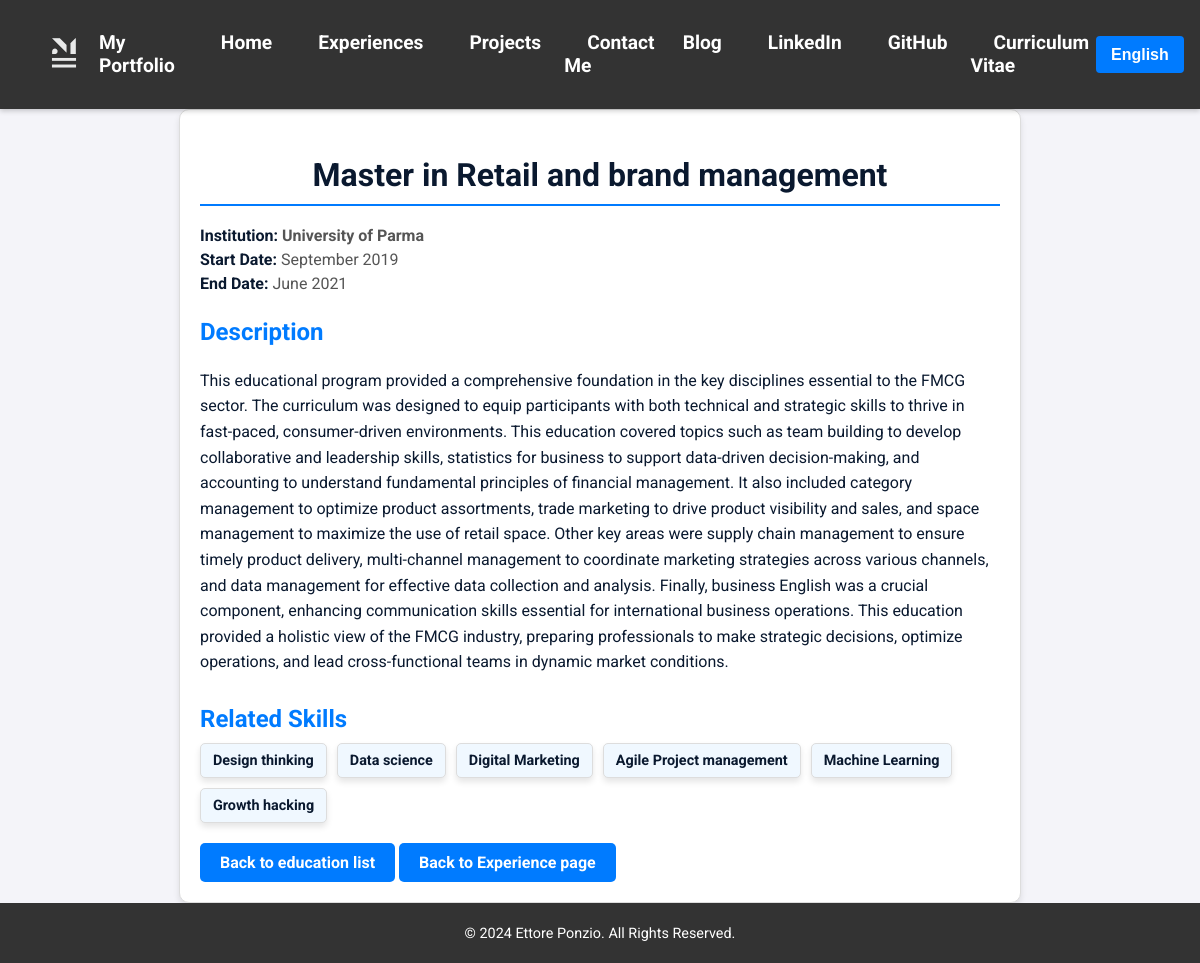
Page /en/education/2/ on the committed database.
### portfolio/models.py (models this page shows, shortened)
class Education(models.Model):
    DEGREE_CHOICES = [
        ('Bachelors', _('Bachelors')),
        ('Masters', _('Masters')),
        ('Master', _('Master')),
        ('PhD', _('PhD')),
        ('Other', _('Other')),
    ]
    institution_en = models.CharField(
        max_length=255,
        help_text=_("Name of the educational institution in English."),
        verbose_name=_("Institution (EN)")
    )
    institution_it = models.CharField(
        max_length=255,
        help_text=_("Name of the educational institution in Italian."),
        verbose_name=_("Institution (IT)")
    )
    degree = models.CharField(
        max_length=50,
        choices=DEGREE_CHOICES,
        help_text=_("Degree type (e.g., Bachelor's, Master's)."),
        verbose_name=_("Degree")
    )
    field_of_study_en = models.CharField(
        max_length=255,
        help_text=_("Field of study in English (e.g., Computer Science)."),
        verbose_name=_("Field of Study (EN)")
    )
    field_of_study_it = models.CharField(
        max_length=255,
        help_text=_("Field of study in Italian (e.g., Informatica)."),
        verbose_name=_("Field of Study (IT)")
    )
    start_date = models.DateField(
        help_text=_("Start date of the program."),
        verbose_name=_("Start Date")
    )
    end_date = models.DateField(
        help_text=_("End date of the program, or expected end date."),
        verbose_name=_("End Date")
    )
    description_en = models.TextField(
        blank=True,
        help_text=_("Optional description of the program or notable achievements in English."),
        verbose_name=_("Description (EN)")
    )
    description_it = models.TextField(
        blank=True,
        help_text=_("Optional description of the program or notable achievements in Italian."),
        verbose_name=_("Description (IT)")
    )
    skills = models.ManyToManyField(
        'Skill',
        related_name="educations",
        blank=True,
        help_text=_("Skills related to this educational entry."),
        verbose_name=_("Skills")
    )
    class Meta:
        verbose_name = _("Education")
        verbose_name_plural = _("Education")

class Skill(models.Model):
    name_en = models.CharField(
        max_length=100,
        help_text=_("The name of the skill in English (e.g., Python, Data Analysis)."),
        verbose_name=_("Name (EN)")
    )
    name_it = models.CharField(
        max_length=100,
        help_text=_("The name of the skill in Italian (e.g., Python, Analisi dei dati)."),
        verbose_name=_("Name (IT)")
    )
    class Meta:
        verbose_name = _("Skill")
        verbose_name_plural = _("Skills")

### portfolio/views.py (the view)
# urls.py: path('education/<int:pk>/', ViewEducationDetail.as_view(), name='education_detail'),
class ViewEducationDetail(DetailView):
    model = Education
    template_name = 'portfolio/education_detail.html'
    context_object_name = 'education'
    def get_context_data(self, **kwargs):
        context = super().get_context_data(**kwargs)
        user_language = get_language()  # Get the current user's language (e.g., 'en' or 'it')
        education = context['education']
        context['education'].display_institution = (
            education.institution_it if user_language == 'it' else education.institution_en
        )
        context['education'].display_field_of_study = (
            education.field_of_study_it if user_language == 'it' else education.field_of_study_en
        )
        context['education'].display_description = (
            education.description_it if user_language == 'it' else education.description_en
        )
        related_skills = education.skills.all()
        for skill in related_skills:
            skill.display_name = (
                skill.name_it if user_language == 'it' else skill.name_en
            )
        context['skills'] = related_skills
        return context

### portfolio/templates/portfolio/education_detail.html (shortened to what this page needs)
{% extends 'portfolio/base.html' %}
{% load static %}
{% load i18n %}
{% block styles %}
    <link rel="stylesheet" href="{% static 'portfolio/css/education_detail.css' %}">
{% endblock %}
{% block content %}
<article class="detail-page">
    <h1 class="page-title">{{ education.get_degree_display }} {% trans "in" %} {{ education.display_field_of_study }}</h1>
    <section class="key-info">
        <p class="institution">
            <strong>{% trans "Institution:" %}</strong> {{ education.display_institution }}
        </p>
        <p>
            <strong>{% trans "Start Date:" %}</strong> {{ education.start_date|date:"F Y" }}
        </p>
        <p>
            <strong>{% trans "End Date:" %}</strong>
            {% if education.end_date %}
                {{ education.end_date|date:"F Y" }}
            {% else %}
                {% trans "Present" %}
            {% endif %}
        </p>
    </section>
    <section class="description">
        <h2 class="section-heading">{% trans "Description" %}</h2>
        <p>{{ education.display_description }}</p>
    </section>
    {% if skills %}
    <section class="skills">
        <h2 class="section-heading">{% trans "Related Skills" %}</h2>
        <ul class="skills-list">
            {% for skill in skills %}
            <li>{{ skill.display_name }}</li>
            {% endfor %}
        </ul>
    </section>
    {% endif %}
    <div class="navigation-buttons">
        <a href="{% url 'portfolio:education_list' %}" class="btn-back">
            {% trans "Back to education list" %}
        </a>
        <a href="{% url 'portfolio:education' %}" class="btn-back">
            {% trans "Back to Experience page" %}
        </a>
    </div>
</article>
{% endblock %}

### portfolio/static/portfolio/css/education_detail.css (style rules this page uses)
:root { --primary-color: #007bff; --primary-color-dark: #0069d9; --secondary-color: #0A192F; --background-color: #f4f4f9; --text-color: #0A192F; --light-text-color: #555; --border-color: #ddd; --white-color: #ffffff; --hover-background-color: #f0f8ff; --box-shadow: 0 4px 6px rgba(0, 0, 0, 0.1); }
body { font-family: 'Roboto', sans-serif; color: var(--text-color); background-color: var(--background-color); margin: 0; padding: 0; }
.detail-page { max-width: 800px; margin: 0 auto; padding: 20px; background-color: var(--white-color); border: 1px solid var(--border-color); border-radius: 10px; box-shadow: var(--box-shadow); }
.detail-page .page-title { font-size: 2rem; font-weight: bold; color: var(--secondary-color); margin-bottom: 20px; text-align: center; border-bottom: 2px solid var(--primary-color); padding-bottom: 10px; }
.detail-page .section-heading { font-size: 1.5rem; color: var(--primary-color); margin-bottom: 10px; }
.detail-page .key-info { margin-bottom: 20px; }
.detail-page .key-info strong { color: var(--secondary-color); }
.detail-page .key-info p { margin: 5px 0; color: var(--light-text-color); }
.detail-page .description { font-size: 1rem; line-height: 1.6; color: var(--text-color); margin-bottom: 30px; }
.detail-page .institution { font-weight: bold; color: var(--secondary-color); margin-bottom: 5px; }
.detail-page .btn-back { display: inline-block; padding: 10px 20px; background-color: var(--primary-color); color: var(--white-color); border: none; border-radius: 5px; text-decoration: none; font-weight: bold; text-align: center; transition: background-color 0.3s ease; cursor: pointer; box-sizing: border-box; }
.detail-page .skills { margin-bottom: 20px; }
.detail-page .skills ul { list-style-type: none; padding: 0; margin: 0; display: flex; flex-wrap: wrap; gap: 10px; }
.detail-page .skills ul li { background-color: var(--hover-background-color); padding: 8px 12px; border: 1px solid var(--border-color); border-radius: 5px; font-size: 0.9rem; font-weight: bold; color: var(--secondary-color); box-shadow: var(--box-shadow); transition: background-color 0.3s ease, color 0.3s ease; }

### rows in the picture
Education: degree "Master", display_field_of_study "Retail and brand management", display_institution "University of Parma", start_date "September 2019", end_date "June 2021", display_description "This educational program provided a comprehensive foundation in the key disciplines essential to the FMCG sector. The curriculum was designed to equip participants with both technical and strategic skills to thrive in fast-paced, consumer-driven environments. This education covered topics such as team building to develop collaborative and leadership skills, statistics for business to support data-driven decision-making, and accounting to understand fundamental principles of financial management. It also included category management to optimize product assortments, trade marketing to drive product visibility and sales, and space management to maximize the use of retail space. Other key areas…"
Skill: display_name "Design thinking"
Skill: display_name "Data science"
Skill: display_name "Digital Marketing"
Skill: display_name "Agile Project management"
Skill: display_name "Machine Learning"
Skill: display_name "Growth hacking"

### other values in the picture
form field language "English"
